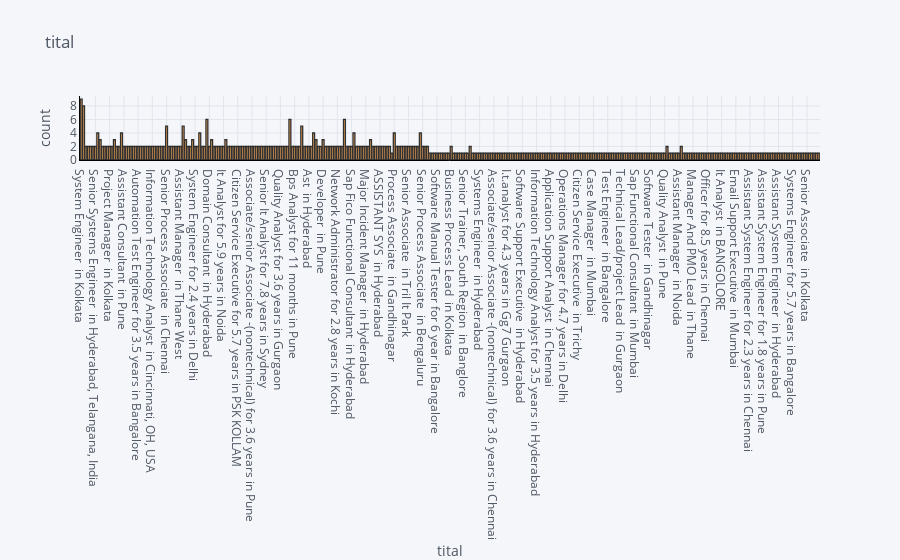

Notebook code for this chart:
### Code cell
data1['tital'].iplot(
    kind='hist',
    bins=100,
    xTitle='tital',
    linecolor='black',
    yTitle='count',
    title='tital')

### Figure 1 — Plotly figure (JSON) as saved in the notebook; plotly's stock layout.template omitted (floating-point values rounded to 4 significant figures; data arrays with more than 128 entries replaced by an {"elided": "..."} marker saying what was removed)
{"data": [{"histfunc": "count", "histnorm": "", "marker": {"color": "rgba(255, 153, 51, 1.0)", "line": {"color": "#000000", "width": 1.3}}, "name": "tital", "nbinsx": 100, "opacity": 0.8, "orientation": "v", "type": "histogram", "x": {"elided": "519 str values"}}], "layout": {"barmode": "overlay", "legend": {"bgcolor": "#F5F6F9", "font": {"color": "#4D5663"}}, "paper_bgcolor": "#F5F6F9", "plot_bgcolor": "#F5F6F9", "title": {"font": {"color": "#4D5663"}, "text": "tital"}, "xaxis": {"gridcolor": "#E1E5ED", "linecolor": "black", "showgrid": true, "tickfont": {"color": "#4D5663"}, "title": {"font": {"color": "#4D5663"}, "text": "tital"}, "zerolinecolor": "#E1E5ED"}, "yaxis": {"gridcolor": "#E1E5ED", "linecolor": "black", "showgrid": true, "tickfont": {"color": "#4D5663"}, "title": {"font": {"color": "#4D5663"}, "text": "count"}, "zerolinecolor": "#E1E5ED"}}}
